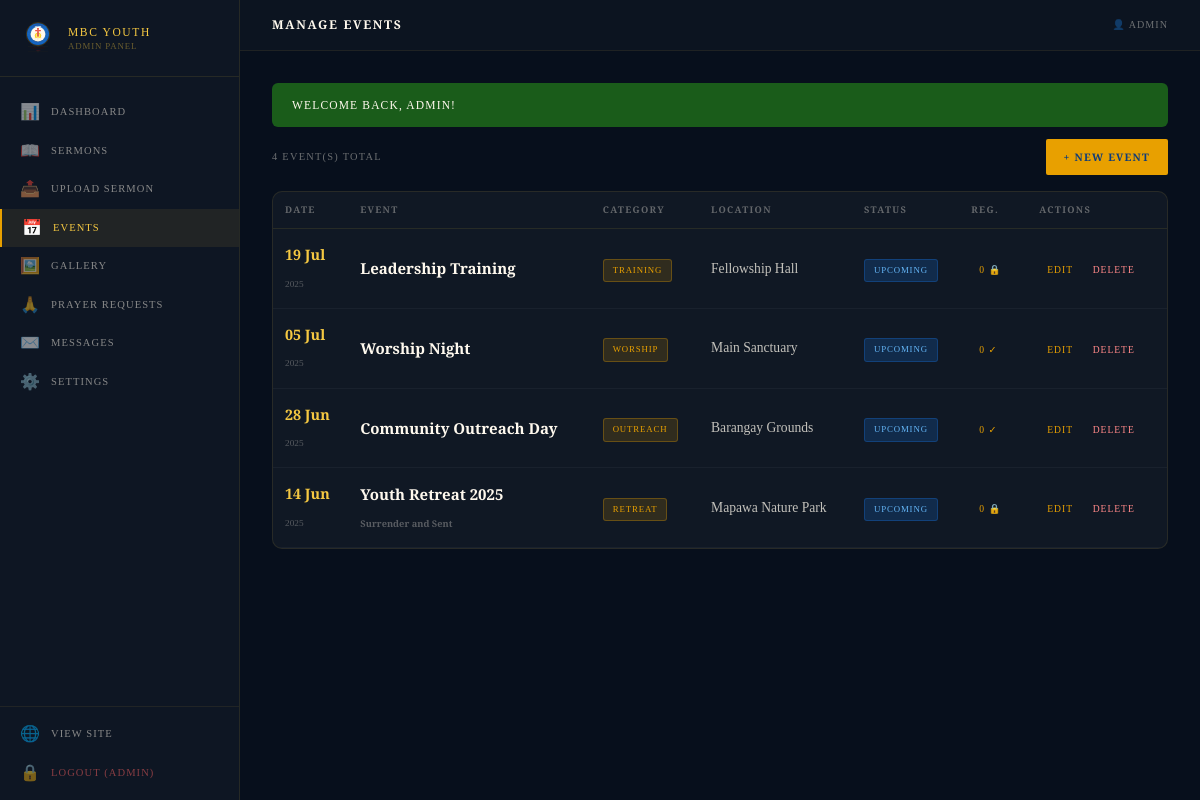
The page /admin/events.php (signed in) on the database its author committed.
### tables this page shows
CREATE TABLE IF NOT EXISTS events (
  id              INT UNSIGNED AUTO_INCREMENT PRIMARY KEY,
  title           VARCHAR(220) NOT NULL,
  slug            VARCHAR(220) NOT NULL UNIQUE,
  category        ENUM('retreat','outreach','worship','training','general') NOT NULL DEFAULT 'general',
  event_date      DATE NOT NULL,
  event_time      TIME,
  end_date        DATE,
  location        VARCHAR(220),
  open_to         VARCHAR(220),
  theme           VARCHAR(220),
  requires_reg    TINYINT(1) NOT NULL DEFAULT 0,
  description     TEXT,
  image_path      VARCHAR(300),
  status          ENUM('upcoming','ongoing','past','cancelled') NOT NULL DEFAULT 'upcoming',
  created_by      INT UNSIGNED,
  created_at      DATETIME NOT NULL DEFAULT CURRENT_TIMESTAMP,
  updated_at      DATETIME NOT NULL DEFAULT CURRENT_TIMESTAMP ON UPDATE CURRENT_TIMESTAMP,
  FOREIGN KEY (created_by) REFERENCES admin_users(id) ON DELETE SET NULL
);

### includes/db.php (called while the page is built, shortened)
<?php
function db(): PDO {
    static $pdo = null;
    if ($pdo === null) {
        $dsn = sprintf(
            'mysql:host=%s;dbname=%s;charset=%s',
            DB_HOST, DB_NAME, DB_CHARSET
        );
        try {
            $pdo = new PDO($dsn, DB_USER, DB_PASS, [
                PDO::ATTR_ERRMODE            => PDO::ERRMODE_EXCEPTION,
                PDO::ATTR_DEFAULT_FETCH_MODE => PDO::FETCH_ASSOC,
                PDO::ATTR_EMULATE_PREPARES   => false,
            ]);
        } catch (PDOException $e) {
            if (APP_ENV === 'production') {
                http_response_code(500);
                die(json_encode(['success' => false, 'message' => 'Database unavailable.']));
            }
            die('DB Connection failed: ' . $e->getMessage());
        }
    }
    return $pdo;
}
function db_query(string $sql, array $params = []): PDOStatement {
    $stmt = db()->prepare($sql);
    $stmt->execute($params);
    return $stmt;
}
function db_fetch_all(string $sql, array $params = []): array {
    return db_query($sql, $params)->fetchAll();
}

### admin/events.php (the view, shortened to what this page needs)
<?php
require_once __DIR__ . '/../includes/admin_layout.php';
$editing  = null;
$show_new = isset($_GET['new']);
$events = db_fetch_all('SELECT e.*, (SELECT COUNT(*) FROM event_registrations r WHERE r.event_id=e.id) AS reg_count FROM events e ORDER BY e.event_date DESC');
?>
<div class="admin-layout">
<div class="admin-content">
<div class="admin-main">
<?= render_flashes() ?>
<div style="display:flex;justify-content:space-between;align-items:center;margin-bottom:16px;">
  <div style="font-family:var(--font-display);font-size:0.65rem;letter-spacing:0.12em;text-transform:uppercase;color:rgba(255,249,238,0.4);"><?= count($events) ?> event(s) total</div>
  <?php if (!$show_new && !$editing): ?>
    <a href="events.php?new=1" class="btn btn-gold btn-sm">+ New Event</a>
  <?php endif; ?>
</div>
<div class="a-card" style="padding:0;overflow:hidden;">
  <table class="a-table">
    <thead>
      <tr>
        <th>Date</th><th>Event</th><th>Category</th><th>Location</th><th>Status</th><th>Reg.</th><th>Actions</th>
      </tr>
    </thead>
    <tbody>
    <?php if (empty($events)): ?>
      <tr><td colspan="7" style="text-align:center;padding:40px;color:rgba(255,249,238,0.3);">No events yet.</td></tr>
    <?php else: foreach ($events as $e): ?>
      <tr>
        <td style="white-space:nowrap;">
          <strong style="font-family:var(--font-display);font-size:0.9rem;color:var(--gold-bright);"><?= date('d M', strtotime($e['event_date'])) ?></strong><br>
          <span style="font-family:var(--font-display);font-size:0.58rem;color:rgba(255,249,238,0.3);"><?= date('Y', strtotime($e['event_date'])) ?></span>
        </td>
        <td class="td-title"><?= htmlspecialchars($e['title']) ?>
          <?php if ($e['theme']): ?><br><span style="font-family:var(--font-display);font-size:0.58rem;color:rgba(255,249,238,0.3);"><?= htmlspecialchars($e['theme']) ?></span><?php endif; ?>
        </td>
        <td><span class="badge badge-draft"><?= $e['category'] ?></span></td>
        <td style="font-size:0.85rem;"><?= htmlspecialchars($e['location'] ?? '—') ?></td>
        <td><span class="badge badge-<?= $e['status'] === 'upcoming' ? 'upcoming' : 'past' ?>"><?= $e['status'] ?></span></td>
        <td>
          <a href="registrations.php?event_id=<?= $e['id'] ?>" class="a-action">
            <?= $e['reg_count'] ?> <?= $e['requires_reg'] ? '🔒' : '✓' ?>
          </a>
        </td>
        <td>
          <a href="events.php?edit=<?= $e['id'] ?>" class="a-action">Edit</a>
          <form method="POST" style="display:inline;" onsubmit="return confirm('Delete this event?')">
            <button type="submit" class="a-action a-action-danger">Delete</button>
          </form>
        </td>
      </tr>
    <?php endforeach; endif; ?>
    </tbody>
  </table>
</div>
</div>

### assets/css/main.css (style rules this page uses)
:root { --blue-deep: #0d3b7a; --blue-mid: #1565c0; --blue-light: #1e88e5; --gold-rich: #e8a000; --gold-bright: #f5c842; --gold-pale: #fff3c4; --cream: #fff9ee; --cream-dark: #f5edda; --burgundy: #7c1d1d; --burgundy-dk: #5a1a00; --text-dark: #1a1208; --text-mid: #3d2b1a; --text-light: #6b5540; --white: #ffffff; --font-display: 'Cinzel', Georgia, serif; --font-serif: 'Playfair Display', Georgia, serif; --font-body: 'Crimson Pro', Georgia, serif; --shadow-gold: 0 4px 24px rgba(232,160,0,0.18); --shadow-deep: 0 8px 40px rgba(13,59,122,0.22); --radius: 4px; --radius-lg: 10px; --transition: 0.3s cubic-bezier(0.4,0,0.2,1); }
*, *::before, *::after { box-sizing: border-box; margin: 0; padding: 0; }
html { scroll-behavior: smooth; font-size: 16px; }
body { font-family: var(--font-body); font-size: 1.125rem; line-height: 1.75; color: var(--text-dark); background: var(--cream); min-height: 100vh; overflow-x: hidden; }
a { color: inherit; text-decoration: none; }
.btn { display: inline-flex; align-items: center; gap: 8px; font-family: var(--font-display); font-size: 0.72rem; font-weight: 600; letter-spacing: 0.12em; text-transform: uppercase; padding: 13px 28px; border-radius: 2px; border: none; cursor: pointer; transition: var(--transition); text-decoration: none; }
.btn-gold { background: var(--gold-rich); color: var(--blue-deep); }
.btn-sm { font-size: 0.65rem; padding: 9px 18px; }

### assets/css/admin.css (style rules this page uses)
body.admin-body { background: #070f1c; margin: 0; padding: 0; min-height: 100vh; }
.admin-layout { display: flex; min-height: 100vh; }
.admin-content { flex: 1; margin-left: 240px; display: flex; flex-direction: column; min-height: 100vh; }
.admin-main { padding: 32px; flex: 1; }
.a-card { background: rgba(255,255,255,0.04); border: 1px solid rgba(245,200,66,0.1); border-radius: 10px; padding: 28px; margin-bottom: 24px; }
.a-table { width: 100%; border-collapse: collapse; }
.a-table th { font-family: var(--font-display); font-size: 0.58rem; letter-spacing: 0.14em; text-transform: uppercase; color: rgba(255,249,238,0.35); padding: 10px 12px; border-bottom: 1px solid rgba(245,200,66,0.1); text-align: left; }
.a-table td { padding: 13px 12px; border-bottom: 1px solid rgba(255,255,255,0.04); color: rgba(255,249,238,0.75); font-size: 0.94rem; vertical-align: middle; }
.a-table .td-title { font-family: var(--font-serif); font-weight: 600; color: var(--cream); }
.badge { display: inline-block; font-family: var(--font-display); font-size: 0.55rem; letter-spacing: 0.1em; text-transform: uppercase; padding: 3px 9px; border-radius: 3px; }
.badge-draft { background: rgba(232,160,0,0.15); color: var(--gold-rich); border: 1px solid rgba(232,160,0,0.3); }
.badge-upcoming { background: rgba(21,101,192,0.25); color: #64b5f6; border: 1px solid rgba(21,101,192,0.4); }
.a-action { font-family: var(--font-display); font-size: 0.6rem; letter-spacing: 0.1em; text-transform: uppercase; color: var(--gold-rich); text-decoration: none; padding: 4px 8px; border-radius: 3px; transition: 0.2s; background: none; border: none; cursor: pointer; }
.a-action-danger { color: #f88; }

### rows shown on the page
events: event_date "19 Jul", event_date "2025", title "Leadership Training", category "TRAINING", location "Fellowship Hall", status "UPCOMING", reg_count "0"
events: event_date "05 Jul", event_date "2025", title "Worship Night", category "WORSHIP", location "Main Sanctuary", status "UPCOMING", reg_count "0"
events: event_date "28 Jun", event_date "2025", title "Community Outreach Day", category "OUTREACH", location "Barangay Grounds", status "UPCOMING", reg_count "0"
events: event_date "14 Jun", event_date "2025", title "Youth Retreat 2025", theme "Surrender and Sent", category "RETREAT", location "Mapawa Nature Park", status "UPCOMING", reg_count "0"

### other values the page prints
$item['icon'] "📊"
$item['label'] "DASHBOARD"
$item['icon'] "📖"
$item['label'] "SERMONS"
$item['icon'] "📤"
$item['label'] "UPLOAD SERMON"
$item['icon'] "📅"
$item['label'] "EVENTS"
$item['icon'] "🖼️"
$item['label'] "GALLERY"
$item['icon'] "🙏"
$item['label'] "PRAYER REQUESTS"
$item['icon'] "✉️"
$item['label'] "MESSAGES"
$item['icon'] "⚙️"
